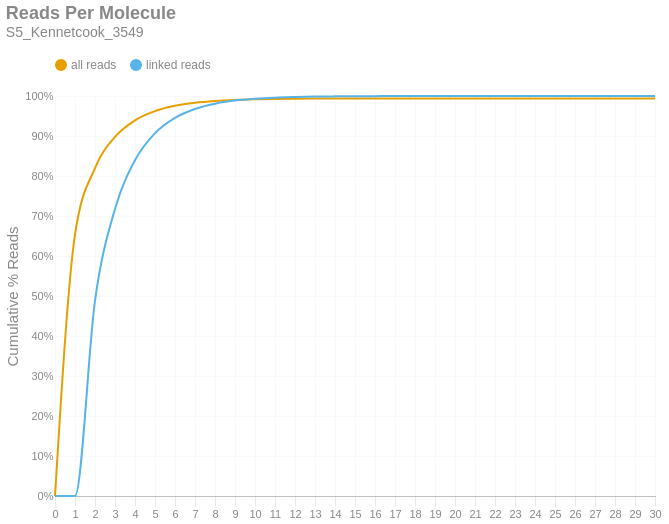

Write notebook code for a chart like this one.
### Markdown cell above
### Reads per Molecule
This chart shows the cumulative distribution of the number of reads per linked molecule. That is, how many alignments are associated with a unique molecule. This excludes the number of reads associated with invalid or absent linked-read barcodes. The `linked` histogram is the percentages recalculated when disregarding singletons.

### Code cell
if SKIPLR:
    print_html(f"Skipped")
else:
    counts = np.bincount(valids['reads'].cast(pl.Int64).to_numpy())
    weighted = counts * np.arange(len(counts))
    all_perc = weighted / n_reads
    linked_perc = weighted / n_linked_reads
    linked_perc[1] = 0
    binned_df = pl.DataFrame({
        'readsper': list(range(len(counts))),
        'all reads (cumsum)': np.cumsum(all_perc).tolist(),
        'linked reads (cumsum)': np.cumsum(linked_perc).tolist(),
    })

    with SafeRender(binned_df):
        (
            density_plot(binned_df, 'Reads Per Molecule', samplename, 'readspmol')
            .encode(
                x=alt.X('readsper:O', title=None).axis(labelAngle=0).scale(padding=0),
                y=alt.Y('value:Q', title='Cumulative % Reads').axis(format='%').stack(False),
                color=alt.Color("key:N").scale(domain=["all reads", "linked reads"]),
                tooltip=[
                    alt.Tooltip("key:N", title="Data Type"),
                    alt.Tooltip("readsper:O", title="Reads Per Molecule"),
                    alt.Tooltip("value:Q", format=".2%", title="% Reads (Cum.)")
                ]            
            )
        ).display()

### Figure 1 — Vega-Lite specification as saved in the notebook (floating-point values rounded to 4 significant figures)
{"width": "container", "height": 400, "config": {"title": {"anchor": "start", "dy": -15, "fontSize": 18, "color": "#888888", "subtitleColor": "#888888", "subtitleFontSize": 14}, "arc": {"fill": "#0072B2"}, "axis": {"domainColor": "#888888", "domainWidth": 0.5, "gridWidth": 0.2, "grid": false, "titleFontWeight": 400, "titleFontSize": 15, "labelFontSize": 11, "labelColor": "#888888", "tickColor": "#888888", "tickWidth": 0.2, "titleColor": "#888888"}, "axisBand": {"grid": false}, "axisX": {"grid": true, "tickSize": 10, "domainCap": "round"}, "axisY": {"domain": false, "grid": true, "tickSize": 0, "domainCap": "round"}, "background": "transparent", "header": {"labelFontSize": 15, "labelColor": "#888888", "titleFontSize": 15, "titleFontWeight": 600, "titleColor": "#888888"}, "legend": {"labelFont": "sans-serif", "labelFontSize": 12, "labelColor": "#888888", "symbolSize": 100, "symbolType": "circle", "titleFontSize": 12, "titlePadding": 10, "titleColor": "#888888", "title": null, "orient": "top"}, "range": {"category": ["#E69F00", "#56B4E9", "#009E73", "#F0E442", "#0072B2", "#D55E00", "#CC79A7", "#000000"], "diverging": ["#cfe8f3", "#a2d4ec", "#73bfe2", "#46abdb", "#1696d2", "#12719e"]}, "area": {"fill": "#0072B2", "fillOpacity": 0.7, "line": true, "strokeOpacity": 0.7}, "line": {"color": "#0072B2", "stroke": "#0072B2", "strokeWidth": 2}, "trail": {"color": "#0072B2", "stroke": "#0072B2", "strokeWidth": 0, "size": 1}, "point": {"filled": true, "fillOpacity": 1.0, "size": 95}, "text": {"color": "#888888", "fontSize": 11, "align": "right", "fontWeight": 400, "size": 11}, "bar": {"fill": "#0072B2", "stroke": null}, "view": {"stroke": null, "continuousWidth": 660, "continuousHeight": 400}}, "data": {"name": "data-de786a4cb454ef5eb7c06381cd415838"}, "mark": {"type": "line", "interpolate": "monotone", "point": {"opacity": 0, "size": 275}}, "encoding": {"color": {"field": "key", "scale": {"domain": ["all reads", "linked reads"]}, "type": "nominal"}, "tooltip": [{"field": "key", "title": "Data Type", "type": "nominal"}, {"field": "readsper", "title": "Reads Per Molecule", "type": "ordinal"}, {"field": "value", "format": ".2%", "title": "% Reads (Cum.)", "type": "quantitative"}], "x": {"axis": {"labelAngle": 0}, "field": "readsper", "scale": {"padding": 0}, "title": null, "type": "ordinal"}, "y": {"axis": {"format": "%"}, "field": "value", "stack": false, "title": "Cumulative % Reads", "type": "quantitative"}}, "params": [{"name": "param_c36ac31b6afebe62", "select": {"type": "point", "fields": ["key"]}, "bind": "legend"}], "title": {"text": "Reads Per Molecule", "subtitle": "S5_Kennetcook_3549"}, "transform": [{"fold": ["all reads (cumsum)", "linked reads (cumsum)"]}, {"calculate": "replace(datum.key, ' (cumsum)', '')", "as": "key"}, {"filter": {"param": "param_c36ac31b6afebe62"}}], "usermeta": {"embedOptions": {"downloadFileName": "S5_Kennetcook_3549.readspmol"}}, "$schema": "https://vega.github.io/schema/vega-lite/v6.1.0.json", "datasets": {"data-de786a4cb454ef5eb7c06381cd415838": [{"readsper": 0, "all reads (cumsum)": 0.0, "linked reads (cumsum)": 0.0}, {"readsper": 1, "all reads (cumsum)": 0.6535, "linked reads (cumsum)": 0.0}, {"readsper": 2, "all reads (cumsum)": 0.8199, "linked reads (cumsum)": 0.4886}, {"readsper": 3, "all reads (cumsum)": 0.8979, "linked reads (cumsum)": 0.7177}, {"readsper": 4, "all reads (cumsum)": 0.9393, "linked reads (cumsum)": 0.8393}, {"readsper": 5, "all reads (cumsum)": 0.9623, "linked reads (cumsum)": 0.907}, {"readsper": 6, "all reads (cumsum)": 0.9754, "linked reads (cumsum)": 0.9455}, {"readsper": 7, "all reads (cumsum)": 0.983, "linked reads (cumsum)": 0.9677}, {"readsper": 8, "all reads (cumsum)": 0.9875, "linked reads (cumsum)": 0.9808}, {"readsper": 9, "all reads (cumsum)": 0.9901, "linked reads (cumsum)": 0.9886}, {"readsper": 10, "all reads (cumsum)": 0.9916, "linked reads (cumsum)": 0.993}, {"readsper": 11, "all reads (cumsum)": 0.9926, "linked reads (cumsum)": 0.9958}, {"readsper": 12, "all reads (cumsum)": 0.9931, "linked reads (cumsum)": 0.9974}, {"readsper": 13, "all reads (cumsum)": 0.9935, "linked reads (cumsum)": 0.9985}, {"readsper": 14, "all reads (cumsum)": 0.9937, "linked reads (cumsum)": 0.9991}, {"readsper": 15, "all reads (cumsum)": 0.9938, "linked reads (cumsum)": 0.9994}, {"readsper": 16, "all reads (cumsum)": 0.9939, "linked reads (cumsum)": 0.9997}, {"readsper": 17, "all reads (cumsum)": 0.9939, "linked reads (cumsum)": 0.9998}, {"readsper": 18, "all reads (cumsum)": 0.9939, "linked reads (cumsum)": 0.9999}, {"readsper": 19, "all reads (cumsum)": 0.994, "linked reads (cumsum)": 0.9999}, {"readsper": 20, "all reads (cumsum)": 0.994, "linked reads (cumsum)": 0.9999}, {"readsper": 21, "all reads (cumsum)": 0.994, "linked reads (cumsum)": 1.0}, {"readsper": 22, "all reads (cumsum)": 0.994, "linked reads (cumsum)": 1.0}, {"readsper": 23, "all reads (cumsum)": 0.994, "linked reads (cumsum)": 1.0}, {"readsper": 24, "all reads (cumsum)": 0.994, "linked reads (cumsum)": 1.0}, {"readsper": 25, "all reads (cumsum)": 0.994, "linked reads (cumsum)": 1.0}, {"readsper": 26, "all reads (cumsum)": 0.994, "linked reads (cumsum)": 1.0}, {"readsper": 27, "all reads (cumsum)": 0.994, "linked reads (cumsum)": 1.0}, {"readsper": 28, "all reads (cumsum)": 0.994, "linked reads (cumsum)": 1.0}, {"readsper": 29, "all reads (cumsum)": 0.994, "linked reads (cumsum)": 1.0}, {"readsper": 30, "all reads (cumsum)": 0.994, "linked reads (cumsum)": 1.0}]}}
